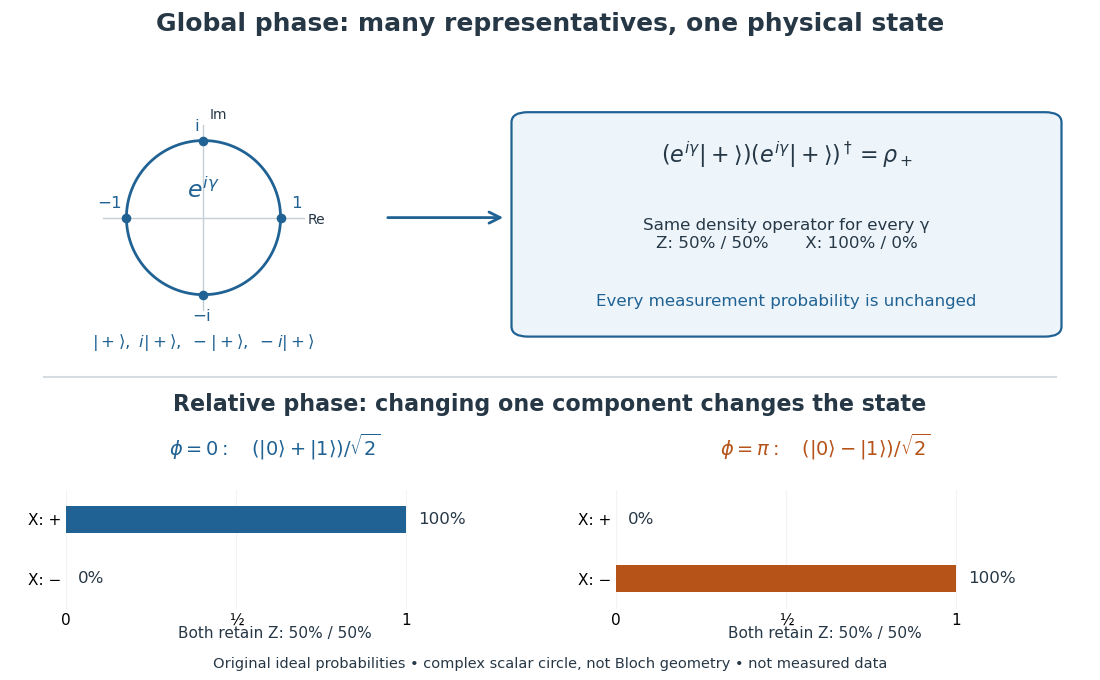

This chart was generated by the following Python code:
"""Draw a phase-representative orbit and two relative-phase models.

Python 3.14, matplotlib 3.10.7, numpy 2.3.5. Run from _media.
The circle is a complex scalar, not a Bloch sphere; no measured data.
"""

from pathlib import Path

import matplotlib.pyplot as plt
from matplotlib.patches import FancyArrowPatch, FancyBboxPatch
import numpy as np


def main():
    plt.rcParams.update({"font.size": 12, "font.family": "DejaVu Sans"})
    fig = plt.figure(figsize=(11, 6.8), dpi=100, facecolor="white")
    ink, blue, orange = "#263746", "#206293", "#b65318"
    fig.text(0.5, 0.955, "Global phase: many representatives, one physical state",
             ha="center", fontsize=18, weight="bold", color=ink)
    circle = fig.add_axes((0.03, 0.51, 0.31, 0.34))
    circle.set_aspect("equal")
    circle.set(xlim=(-1.65, 1.65), ylim=(-1.5, 1.5))
    circle.axis("off")
    theta = np.linspace(0, 2 * np.pi, 401)
    circle.plot(np.cos(theta), np.sin(theta), color=blue, linewidth=2)
    circle.plot([-1.3, 1.3], [0, 0], color="#c6ced5", linewidth=1)
    circle.plot([0, 0], [-1.2, 1.2], color="#c6ced5", linewidth=1)
    circle.text(1.35, -0.08, "Re", fontsize=10, color=ink)
    circle.text(0.08, 1.28, "Im", fontsize=10, color=ink)
    labels = [(1, 0, "1", 1.14, 0.13), (0, 1, "i", -0.12, 1.12),
              (-1, 0, "−1", -1.38, 0.13), (0, -1, "−i", -0.15, -1.34)]
    for x, y, label, tx, ty in labels:
        circle.scatter([x], [y], color=blue, s=35, zorder=5)
        circle.text(tx, ty, label, color=blue)
    circle.text(0, 0.25, r"$e^{i\gamma}$", ha="center", fontsize=17, color=blue)
    fig.text(0.185, 0.49, r"$|+\rangle,\ i|+\rangle,\ -|+\rangle,\ -i|+\rangle$",
             ha="center", color=blue)
    overlay = fig.add_axes((0, 0, 1, 1))
    overlay.axis("off")
    overlay.add_patch(FancyArrowPatch((0.35, 0.68), (0.46, 0.68),
                                     arrowstyle="->", mutation_scale=20,
                                     color=blue, linewidth=2))
    overlay.add_patch(FancyBboxPatch((0.48, 0.52), 0.47, 0.30,
                                    boxstyle="round,pad=0.015", facecolor="#edf5fb",
                                    edgecolor=blue, linewidth=1.6))
    fig.text(0.715, 0.76, r"$(e^{i\gamma}|+\rangle)(e^{i\gamma}|+\rangle)^\dagger=\rho_+$",
             ha="center", fontsize=16, color=ink)
    fig.text(0.715, 0.655, "Same density operator for every γ\nZ: 50% / 50%       X: 100% / 0%",
             ha="center", va="center", color=ink)
    fig.text(0.715, 0.55, "Every measurement probability is unchanged", ha="center", color=blue)
    overlay.plot([0.04, 0.96], [0.445, 0.445], color="#d6dce1", transform=overlay.transAxes)
    overlay.set(xlim=(0, 1), ylim=(0, 1))
    fig.text(0.5, 0.395, "Relative phase: changing one component changes the state",
             ha="center", fontsize=16, weight="bold", color=ink)
    states = [
        (0.06, blue, r"$\phi=0:\quad (|0\rangle+|1\rangle)/\sqrt{2}$", [1, 0]),
        (0.56, orange, r"$\phi=\pi:\quad (|0\rangle-|1\rangle)/\sqrt{2}$", [0, 1]),
    ]
    for left, color, label, probs in states:
        fig.text(left + 0.19, 0.33, label, ha="center", color=color, fontsize=14)
        ax = fig.add_axes((left, 0.105, 0.38, 0.175))
        ax.barh([1, 0], probs, height=0.45, color=color)
        for y, p in zip([1, 0], probs):
            ax.text(min(p + 0.035, 1.035), y, f"{100 * p}%", va="center", color=ink)
        ax.set(xlim=(0, 1.23), ylim=(-0.5, 1.5), yticks=[1, 0],
               yticklabels=["X: +", "X: −"], xticks=[0, 0.5, 1],
               xticklabels=["0", "½", "1"])
        ax.tick_params(axis="both", length=0, labelsize=11)
        for spine in ax.spines.values():
            spine.set_visible(False)
        ax.grid(axis="x", alpha=0.15)
        ax.set_axisbelow(True)
        fig.text(left + 0.19, 0.062, "Both retain Z: 50% / 50%", ha="center", fontsize=11, color=ink)
    fig.text(0.5, 0.017, "Original ideal probabilities • complex scalar circle, not Bloch geometry • not measured data",
             ha="center", fontsize=10.5, color=ink)
    fig.savefig(Path(__file__).stem + ".png", facecolor="white", transparent=False)
    plt.close(fig)


if __name__ == "__main__":
    main()
